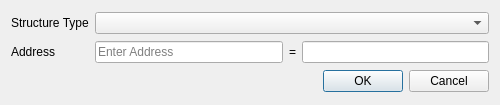
<?xml version="1.0" encoding="UTF-8"?>
<ui version="4.0">
 <class>LinkTypeDialog</class>
 <widget class="QDialog" name="LinkTypeDialog">
  <property name="geometry">
   <rect>
    <x>0</x>
    <y>0</y>
    <width>500</width>
    <height>105</height>
   </rect>
  </property>
  <property name="minimumSize">
   <size>
    <width>500</width>
    <height>0</height>
   </size>
  </property>
  <property name="windowTitle">
   <string>Dialog</string>
  </property>
  <layout class="QGridLayout" name="gridLayout">
   <item row="1" column="2">
    <widget class="QLabel" name="equalSymbolLabel">
     <property name="text">
      <string>=</string>
     </property>
    </widget>
   </item>
   <item row="1" column="0">
    <widget class="QLabel" name="addressLabel">
     <property name="text">
      <string>Address</string>
     </property>
     <property name="buddy">
      <cstring>exprLineEdit</cstring>
     </property>
    </widget>
   </item>
   <item row="1" column="3">
    <widget class="QLineEdit" name="addressLineEdit">
     <property name="enabled">
      <bool>true</bool>
     </property>
     <property name="readOnly">
      <bool>true</bool>
     </property>
    </widget>
   </item>
   <item row="1" column="1">
    <widget class="QLineEdit" name="exprLineEdit">
     <property name="placeholderText">
      <string>Enter Address</string>
     </property>
    </widget>
   </item>
   <item row="0" column="0">
    <widget class="QLabel" name="structureTypeLabel">
     <property name="text">
      <string>Structure Type</string>
     </property>
     <property name="buddy">
      <cstring>structureTypeComboBox</cstring>
     </property>
    </widget>
   </item>
   <item row="0" column="1" colspan="3">
    <widget class="QComboBox" name="structureTypeComboBox"/>
   </item>
   <item row="2" column="3">
    <widget class="QDialogButtonBox" name="buttonBox">
     <property name="orientation">
      <enum>Qt::Horizontal</enum>
     </property>
     <property name="standardButtons">
      <set>QDialogButtonBox::Cancel|QDialogButtonBox::Ok</set>
     </property>
    </widget>
   </item>
  </layout>
 </widget>
 <resources/>
 <connections>
  <connection>
   <sender>buttonBox</sender>
   <signal>accepted()</signal>
   <receiver>LinkTypeDialog</receiver>
   <slot>accept()</slot>
   <hints>
    <hint type="sourcelabel">
     <x>248</x>
     <y>254</y>
    </hint>
    <hint type="destinationlabel">
     <x>157</x>
     <y>274</y>
    </hint>
   </hints>
  </connection>
  <connection>
   <sender>buttonBox</sender>
   <signal>rejected()</signal>
   <receiver>LinkTypeDialog</receiver>
   <slot>reject()</slot>
   <hints>
    <hint type="sourcelabel">
     <x>316</x>
     <y>260</y>
    </hint>
    <hint type="destinationlabel">
     <x>286</x>
     <y>274</y>
    </hint>
   </hints>
  </connection>
 </connections>
</ui>
